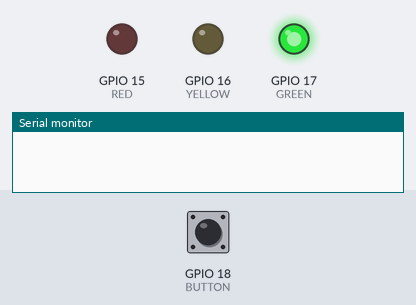
Bench run of a program on a simulated ESP32-S3. Shown: output pins drawn as LEDs (lit = HIGH), the last lines printed to the serial monitor. Inputs (shaded band) come from the test bench; at power-on: GPIO 18 (BUTTON) HIGH.

Above: at 1.2 s.
1.3 s: GPIO 18 (BUTTON) pulled LOW for 0.15 s
At 3.4 s:
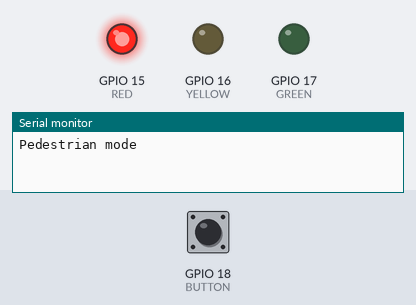
7.4 s: GPIO 18 (BUTTON) pulled LOW for 1 s
At 8.2 s:
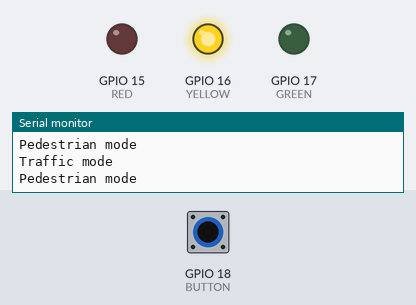
Timing chart, 0 to 14.9 s (numbered marks = the images above; inputs shaded):
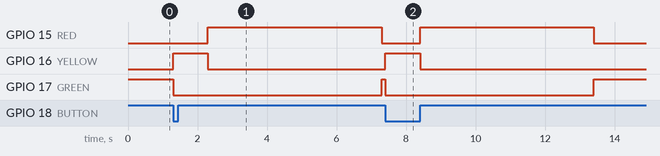

Measured:
- after the input at 1.3 s, GPIO 15 (RED): LOW → HIGH after 1.0 s, → LOW 5.0 s later; GPIO 16 (YELLOW): LOW → HIGH at once, → LOW 1.0 s later; GPIO 17 (GREEN): HIGH → LOW at once, → HIGH 6.0 s later
- after the input at 7.4 s, GPIO 15 (RED): LOW → HIGH after 1.0 s, → LOW 5.0 s later; GPIO 16 (YELLOW): LOW → HIGH at once, → LOW 1.0 s later; GPIO 17 (GREEN): HIGH → LOW at once, → HIGH 6.0 s later

The program:

main.cpp
```cpp
#include <Arduino.h>

const int RED = 15;
const int YELLOW = 16;
const int GREEN = 17;
const int BUTTON = 18;
bool pedestrianRequest = false;

// put function declarations here:
void buttonPressed();
void trafficMode();
void pedestrianMode();

void setup()
{
  Serial.begin(9600);
  pinMode(RED, OUTPUT);
  pinMode(YELLOW, OUTPUT);
  pinMode(GREEN, OUTPUT);
  pinMode(BUTTON, INPUT_PULLUP);

  attachInterrupt(
    digitalPinToInterrupt(BUTTON),
    buttonPressed,
    FALLING
  );
}

void loop()
{
  if (pedestrianRequest)
  {
      pedestrianMode();
      pedestrianRequest = false;
      Serial.println("Traffic mode");
  }
  else {
  	trafficMode();
  }
}

void buttonPressed()
{
    pedestrianRequest = true;
}

void trafficMode()
{
  digitalWrite(GREEN, HIGH);
}

void pedestrianMode()
{
  Serial.println("Pedestrian mode");
  digitalWrite(GREEN, LOW);
  digitalWrite(YELLOW, HIGH);
  delay(1000);
  digitalWrite(YELLOW, LOW);
  digitalWrite(RED, HIGH);
  delay(5000);
  digitalWrite(RED, LOW);
}
```
